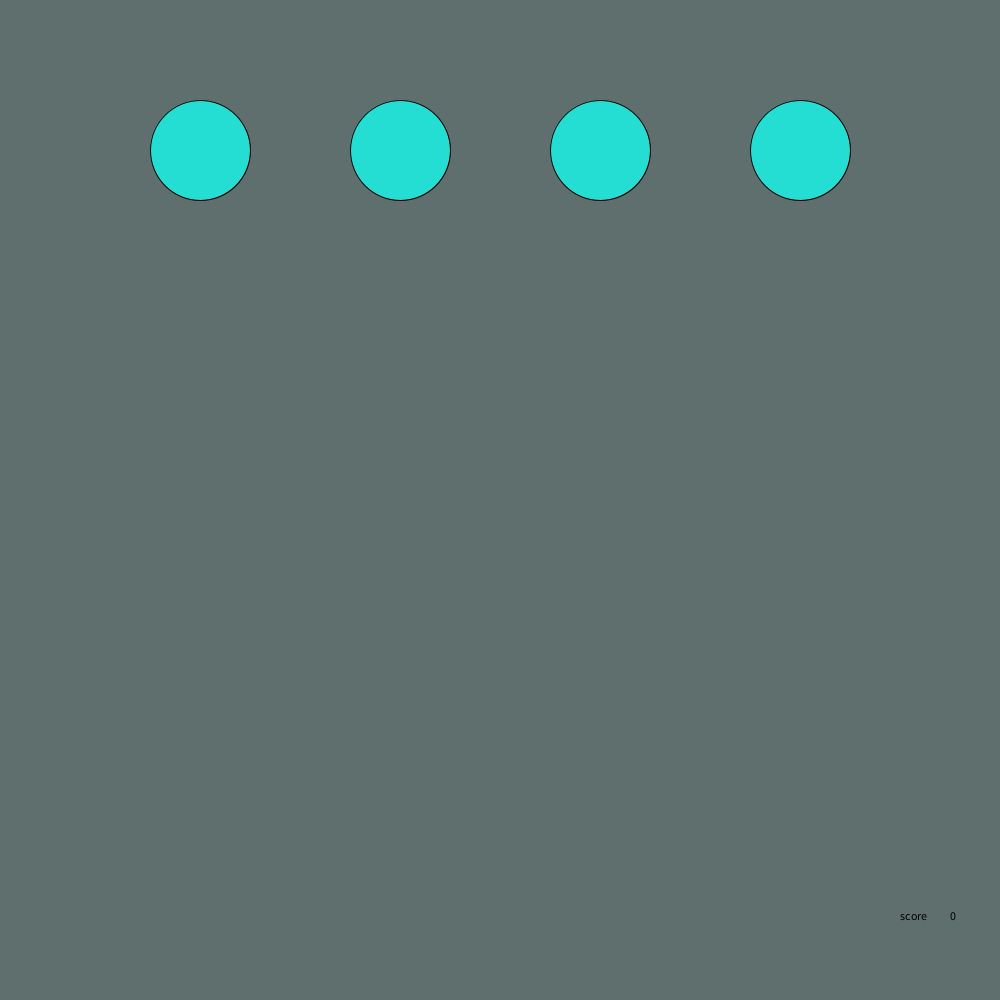
Frame 1 (no input)
Frame 60 (the mouse pressed at the canvas centre just before this capture): identical to frame 1, image omitted
Frame 120 (the mouse held since frame 60 and released just before this capture): identical to frame 1, image omitted

The Processing sketch that drew this single still picture (run headless with seeded random() and noise(); from frame 60 on, the mouse is pressed at the canvas centre):

// Processing sketch: Jackson_FNFBopeebo_Thing
// ── Jackson_FNFBopeebo_Thing.pde
boolean lane4=false;
int ballup=2200;
int ballright=2400;
int myScore=0;
int ballr1=2700;
int balldown=3700;
int ballleft=3900;
int ballr2=4100;
int speed=7;
int balld1;
void setup()
{
  noCursor();
  size(1000, 1000);
}

void draw()
{
  ballleft=ballleft-speed;
  ballr2=ballr2-speed;
  balldown=balldown-speed;
  ballr1=ballr1-speed;
  ballright=ballright-speed;
  ballup=ballup-speed;
  background (#5E6F6E);
  fill(#24DED3);
  ellipse(200, 150, 100, 100);
  ellipse(400, 150, 100, 100);
  ellipse(600, 150, 100, 100);
  ellipse(800, 150, 100, 100);
  fill(#15EA37);
  ellipse(600, ballup, 100, 100);
  fill(#DE2228);
  ellipse(800, ballright, 100, 100);
  rect(750, ballright, 100, 200);
  ellipse(800, ballr1, 100, 100);
  rect(750, ballr1, 100, 250);
  ellipse(800, ballr2, 100, 100);
  rect(750, ballr2, 100, 400);
  fill(0, 0, 0);
  text("score", 900, 920);
  text(myScore, 950, 920);
  fill(#41CCED);
  ellipse(400, balldown, 100, 100);
  fill(#C565E3);
  ellipse(200, ballleft, 100, 100);

 


}
void keyPressed()
{

  if (keyCode==UP&&ballup<220&&ballup>120)
  {
    myScore=myScore+25;
    ballup=-100;
  }

  if (keyCode==RIGHT&&ballright<220&&ballright>120)
  {
    myScore=myScore+15;
  }
  if (keyCode==RIGHT&&ballr1<220&&ballr1>120)
  {
    myScore=myScore+15;
  }
  if (keyCode==DOWN&&balldown<220&&balldown>120)
  {
    myScore=myScore+25;
    balldown=-200;
  }
  if (keyCode==LEFT&&ballleft<220&&ballleft>120)
  {
    myScore=myScore+25;
    ballleft=-200;
  }
  if (keyCode==RIGHT&&ballr2<220&&ballr2>120)
  {
    myScore=myScore+15;
    lane4=true;
  }
  
  
  if (key=='s')
  {
    speed=speed+2;
  }
} 


void keyReleased()
{
  
  if(keyCode==RIGHT && lane4==true)
  {
      lane4=false;
      if(ballr2<220&&ballr2>120)
    {
      myScore=myScore+15;
    }
  
  
  }
}
